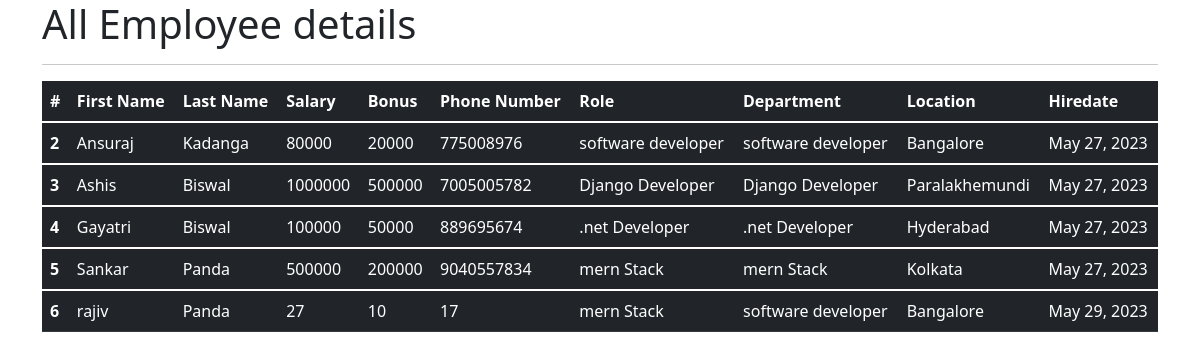
The app's page /all_emp with its own data.
### emp/models.py (models this page shows, shortened)
class Employee(models.Model):
    first_name = models.CharField(max_length=100,null=False)
    last_name = models.CharField(max_length=100)
    dept = models.ForeignKey(Department, on_delete=models.CASCADE)
    salary = models.IntegerField(default=0)
    bonus = models.IntegerField(default=0)
    role = models.ForeignKey(Role, on_delete=models.CASCADE)
    phone = models.IntegerField(default=0)
    hire_date = models.DateField()

class Role(models.Model):
    name = models.CharField(max_length=100,null=False)

class Department(models.Model):
    name = models.CharField(max_length=100,null=False)
    location = models.CharField(max_length=100)

### emp/views.py (the view)
# urls.py: path('all_emp',views.all_emp,name='all_emp'),
def all_emp(request):
    emps = Employee.objects.all()
    context = {
        "emps": emps
    }
    return render(request,'all_emp.html',context)

### emp/template/all_emp.html (shortened to what this page needs)
<!DOCTYPE html>
<html lang="en">
<head>
    <link href="https://cdn.jsdelivr.net/npm/bootstrap@5.1.3/dist/css/bootstrap.min.css" rel="stylesheet">
</head>
<body>
    <div class="container">
        <h1>All Employee details</h1>
        <hr>
        <table class="table table-dark">
            <thead>
              <tr>
                <th scope="col">#</th>
                <th scope="col">First Name</th>
                <th scope="col">Last Name</th>
                <th scope="col">Salary</th>
                <th scope="col">Bonus</th>
                <th scope="col">Phone Number</th>
                <th scope="col">Role</th>
                <th scope="col">Department</th>
                <th scope="col">Location</th>
                <th scope="col">Hiredate</th>
              </tr>
            </thead>
                    {% for emp in emps %}
            <tbody>
              <tr>
                <th scope="row">{{emp.id}}</th>
                <td>{{emp.first_name}}</td>
                <td>{{emp.last_name}}</td>
                <td>{{emp.salary}}</td>
                <td>{{emp.bonus}}</td>
                <td>{{emp.phone}}</td>
                <td>{{emp.role.name}}</td>
                <td>{{emp.dept.name}}</td>
                <td>{{emp.dept.location}}</td>
                <td>{{emp.hire_date}}</td>
              </tr>
            </tbody>
            {% endfor %}
          </table>
    </div>
</body>
</html>

### records on screen
Employee: id "2", first_name "Ansuraj", last_name "Kadanga", salary "80000", bonus "20000", phone "775008976", role.name "software developer", dept.name "software developer", dept.location "Bangalore", hire_date "May 27, 2023"
Employee: id "3", first_name "Ashis", last_name "Biswal", salary "1000000", bonus "500000", phone "7005005782", role.name "Django Developer", dept.name "Django Developer", dept.location "Paralakhemundi", hire_date "May 27, 2023"
Employee: id "4", first_name "Gayatri", last_name "Biswal", salary "100000", bonus "50000", phone "889695674", role.name ".net Developer", dept.name ".net Developer", dept.location "Hyderabad", hire_date "May 27, 2023"
Employee: id "5", first_name "Sankar", last_name "Panda", salary "500000", bonus "200000", phone "9040557834", role.name "mern Stack", dept.name "mern Stack", dept.location "Kolkata", hire_date "May 27, 2023"
Employee: id "6", first_name "rajiv", last_name "Panda", salary "27", bonus "10", phone "17", role.name "mern Stack", dept.name "software developer", dept.location "Bangalore", hire_date "May 29, 2023"
